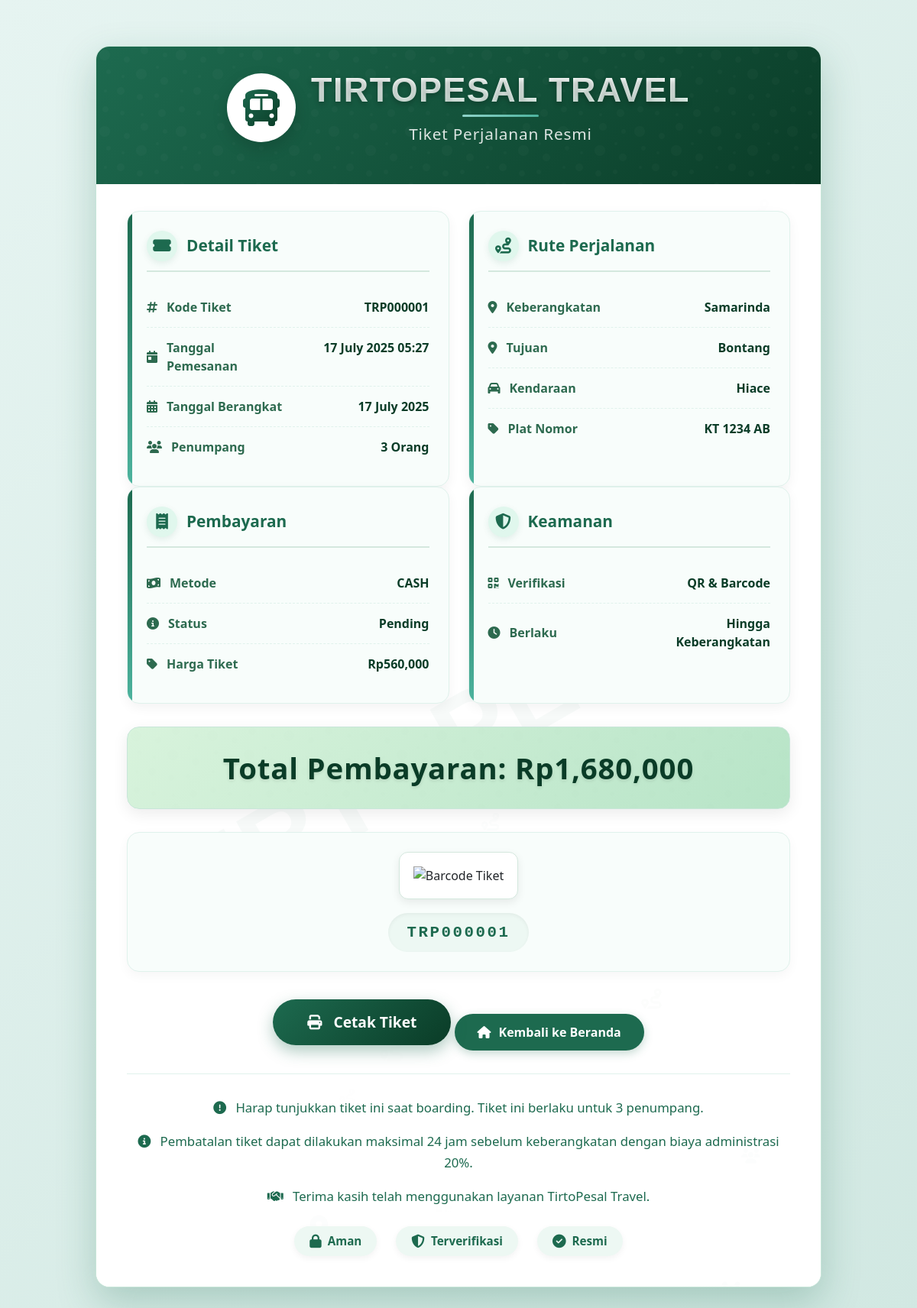
The app's page /pemesanan/ticket.php?id=1 with its own data.
### tables this page shows
CREATE TABLE `pemesanan` (
  `id_pemesanan` int NOT NULL,
  `id_pelanggan` int DEFAULT NULL,
  `id_jadwal` int DEFAULT NULL,
  `id_mobil` int DEFAULT NULL,
  `tarif_mobil` int DEFAULT NULL,
  `jumlah_penumpang` int DEFAULT NULL,
  `status` varchar(20) DEFAULT 'pending',
  `total_bayar` int DEFAULT NULL,
  `tanggal_pesan` timestamp NULL DEFAULT CURRENT_TIMESTAMP,
  `id_tujuan` int DEFAULT NULL,
  `tarif_tujuan` int DEFAULT NULL,
  `tanggal_berangkat` date DEFAULT NULL,
  `total_harga` int DEFAULT NULL,
  `metode_pembayaran` enum('Cash','Transfer','QRIS') NOT NULL DEFAULT 'Cash',
  `status_pembayaran` enum('Belum Dibayar','Menunggu Konfirmasi','Sudah Dibayar') NOT NULL DEFAULT 'Belum Dibayar',
  `bukti_pembayaran` varchar(255) DEFAULT NULL,
  `tanggal_pembayaran` datetime DEFAULT NULL
);

CREATE TABLE `tujuan` (
  `id_tujuan` int NOT NULL,
  `kota_asal` varchar(100) NOT NULL,
  `kota_tujuan` varchar(100) NOT NULL,
  `tarif` int NOT NULL,
  `estimasi` int NOT NULL,
  `id_mobil` int DEFAULT NULL
);

CREATE TABLE `mobil` (
  `id_mobil` int NOT NULL,
  `nama_mobil` varchar(50) DEFAULT NULL,
  `harga` int DEFAULT NULL,
  `plat_nomor` varchar(20) DEFAULT NULL,
  `nama_supir` varchar(100) NOT NULL,
  `kapasitas` int DEFAULT NULL,
  `status` varchar(20) DEFAULT 'aktif',
  `gambar` varchar(100) DEFAULT NULL
);

### src/pemesanan/ticket.php (the view, shortened to what this page needs)
<?php
include '../includes/koneksi.php';
$id_pemesanan = $_GET['id'];
$query = "SELECT
            pemesanan.*,
            mobil.nama_mobil,
            mobil.plat_nomor,
            mobil.harga AS tarif_mobil,
            tujuan.kota_asal,
            tujuan.kota_tujuan,
            tujuan.tarif AS tarif_tujuan
          FROM pemesanan
          JOIN mobil ON pemesanan.id_mobil = mobil.id_mobil
          JOIN tujuan ON pemesanan.id_tujuan = tujuan.id_tujuan
          WHERE pemesanan.id_pemesanan = ?";
$stmt = mysqli_prepare($conn, $query);
mysqli_stmt_bind_param($stmt, "i", $id_pemesanan);
mysqli_stmt_execute($stmt);
$result = mysqli_stmt_get_result($stmt);
$pemesanan = mysqli_fetch_assoc($result);
$total_harga = ($pemesanan['tarif_mobil'] + $pemesanan['tarif_tujuan']) * $pemesanan['jumlah_penumpang'];
?>
<!DOCTYPE html>
<html lang="id">
<head>
    <link rel="stylesheet" href="https://cdn.jsdelivr.net/npm/bootstrap@5.3.3/dist/css/bootstrap.min.css">
    <link rel="stylesheet" href="https://cdnjs.cloudflare.com/ajax/libs/font-awesome/6.4.0/css/all.min.css">
</head>
<body>
    <div class="ticket-container" id="ticket">
        <div class="floating-icons" id="floating-icons"></div>
        <div class="ticket-header">
            <div class="logo-container">
                <div class="logo-circle">
                    <i class="fas fa-bus"></i>
                </div>
                <div>
                    <h1>TIRTOPESAL TRAVEL</h1>
                    <p>Tiket Perjalanan Resmi</p>
                </div>
            </div>
        </div>
        <div class="ticket-body">
            <div class="watermark">TIRTOPESAL</div>
            <div class="ticket-grid">
                <div class="ticket-section">
                    <h3 class="section-title"><i class="fas fa-ticket-alt"></i> Detail Tiket</h3>
                    <div class="info-item">
                        <span class="info-label"><i class="fas fa-hashtag"></i> Kode Tiket</span>
                        <span class="info-value">TRP<?= str_pad($pemesanan['id_pemesanan'], 6, '0', STR_PAD_LEFT) ?></span>
                    </div>
                    <div class="info-item">
                        <span class="info-label"><i class="fas fa-calendar-day"></i> Tanggal Pemesanan</span>
                        <span class="info-value"><?= date('d F Y H:i', strtotime($pemesanan['tanggal_pesan'])) ?></span>
                    </div>
                    <div class="info-item">
                        <span class="info-label"><i class="fas fa-calendar-alt"></i> Tanggal Berangkat</span>
                        <span class="info-value"><?= date('d F Y', strtotime($pemesanan['tanggal_berangkat'])) ?></span>
                    </div>
                    <div class="info-item">
                        <span class="info-label"><i class="fas fa-users"></i> Penumpang</span>
                        <span class="info-value"><?= $pemesanan['jumlah_penumpang'] ?> Orang</span>
                    </div>
                </div>
                <div class="ticket-section">
                    <h3 class="section-title"><i class="fas fa-route"></i> Rute Perjalanan</h3>
                    <div class="info-item">
                        <span class="info-label"><i class="fas fa-location-dot"></i> Keberangkatan</span>
                        <span class="info-value"><?= $pemesanan['kota_asal'] ?></span>
                    </div>
                    <div class="info-item">
                        <span class="info-label"><i class="fas fa-location-dot"></i> Tujuan</span>
                        <span class="info-value"><?= $pemesanan['kota_tujuan'] ?></span>
                    </div>
                    <div class="info-item">
                        <span class="info-label"><i class="fas fa-car"></i> Kendaraan</span>
                        <span class="info-value"><?= $pemesanan['nama_mobil'] ?></span>
                    </div>
                    <div class="info-item">
                        <span class="info-label"><i class="fas fa-tag"></i> Plat Nomor</span>
                        <span class="info-value"><?= $pemesanan['plat_nomor'] ?></span>
                    </div>
                </div>
            </div>
            <div class="ticket-grid">
                <div class="ticket-section">
                    <h3 class="section-title"><i class="fas fa-receipt"></i> Pembayaran</h3>
                    <div class="info-item">
                        <span class="info-label"><i class="fas fa-money-bill-wave"></i> Metode</span>
                        <span class="info-value"><?= strtoupper($pemesanan['metode_pembayaran']) ?></span>
                    </div>
                    <div class="info-item">
                        <span class="info-label"><i class="fas fa-circle-info"></i> Status</span>
                        <span class="info-value"><?= ucfirst($pemesanan['status']) ?></span>
                    </div>
                    <div class="info-item">
                        <span class="info-label"><i class="fas fa-tag"></i> Harga Tiket</span>
                        <span class="info-value">Rp<?= number_format($pemesanan['tarif_mobil'] + $pemesanan['tarif_tujuan']) ?></span>
                    </div>
                </div>
                <div class="ticket-section">
                    <h3 class="section-title"><i class="fas fa-shield-alt"></i> Keamanan</h3>
                    <div class="info-item">
                        <span class="info-label"><i class="fas fa-qrcode"></i> Verifikasi</span>
                        <span class="info-value">QR & Barcode</span>
                    </div>
                    <div class="info-item">
                        <span class="info-label"><i class="fas fa-clock"></i> Berlaku</span>
                        <span class="info-value">Hingga Keberangkatan</span>
                    </div>
                </div>
            </div>
            <div class="total-price">
                <h3>Total Pembayaran: Rp<?= number_format($total_harga) ?></h3>
            </div>
            <div class="barcode-section">
                <div class="barcode">
                    <img src="https://barcode.tec-it.com/barcode.ashx?data=TRP<?= $pemesanan['id_pemesanan'] ?>&code=Code128&dpi=96&imagetype=Gif&rotation=0&color=%23000&bgcolor=%23fff&qunit=Mm&quiet=0" alt="Barcode Tiket">
                </div>
                <div class="ticket-code">TRP<?= str_pad($pemesanan['id_pemesanan'], 6, '0', STR_PAD_LEFT) ?></div>
            </div>
            <div class="print-button no-print">
                <button onclick="window.print()" class="btn-print">
                    <i class="fas fa-print"></i> Cetak Tiket
                </button>
                <a href="../pelanggan/dashboard.php" class="btn btn-secondary">
                    <i class="fas fa-home"></i> Kembali ke Beranda
                </a>
            </div>
            <div class="footer-note">
                <p><i class="fas fa-exclamation-circle"></i> Harap tunjukkan tiket ini saat boarding. Tiket ini berlaku untuk <?= $pemesanan['jumlah_penumpang'] ?> penumpang.</p>
                <p><i class="fas fa-info-circle"></i> Pembatalan tiket dapat dilakukan maksimal 24 jam sebelum keberangkatan dengan biaya administrasi 20%.</p>
                <p><i class="fas fa-handshake"></i> Terima kasih telah menggunakan layanan TirtoPesal Travel.</p>
            </div>
            <div class="security-features">
                <span><i class="fas fa-lock"></i> Aman</span>
                <span><i class="fas fa-shield-alt"></i> Terverifikasi</span>
                <span><i class="fas fa-check-circle"></i> Resmi</span>
            </div>
        </div>
    </div>
</body>
</html>

### records on screen
pemesanan: id_pemesanan "000001", tanggal_pesan "17 July 2025 05:27", tanggal_berangkat "17 July 2025", jumlah_penumpang "3", id_tujuan.kota_asal "Samarinda", id_tujuan.kota_tujuan "Bontang", id_mobil.nama_mobil "Hiace", id_mobil.plat_nomor "KT 1234 AB", metode_pembayaran "CASH", status "Pending", $pemesanan['tarif_mobil'] + $pemesanan['tarif_tujuan'] "560,000", total_harga "1,680,000"
